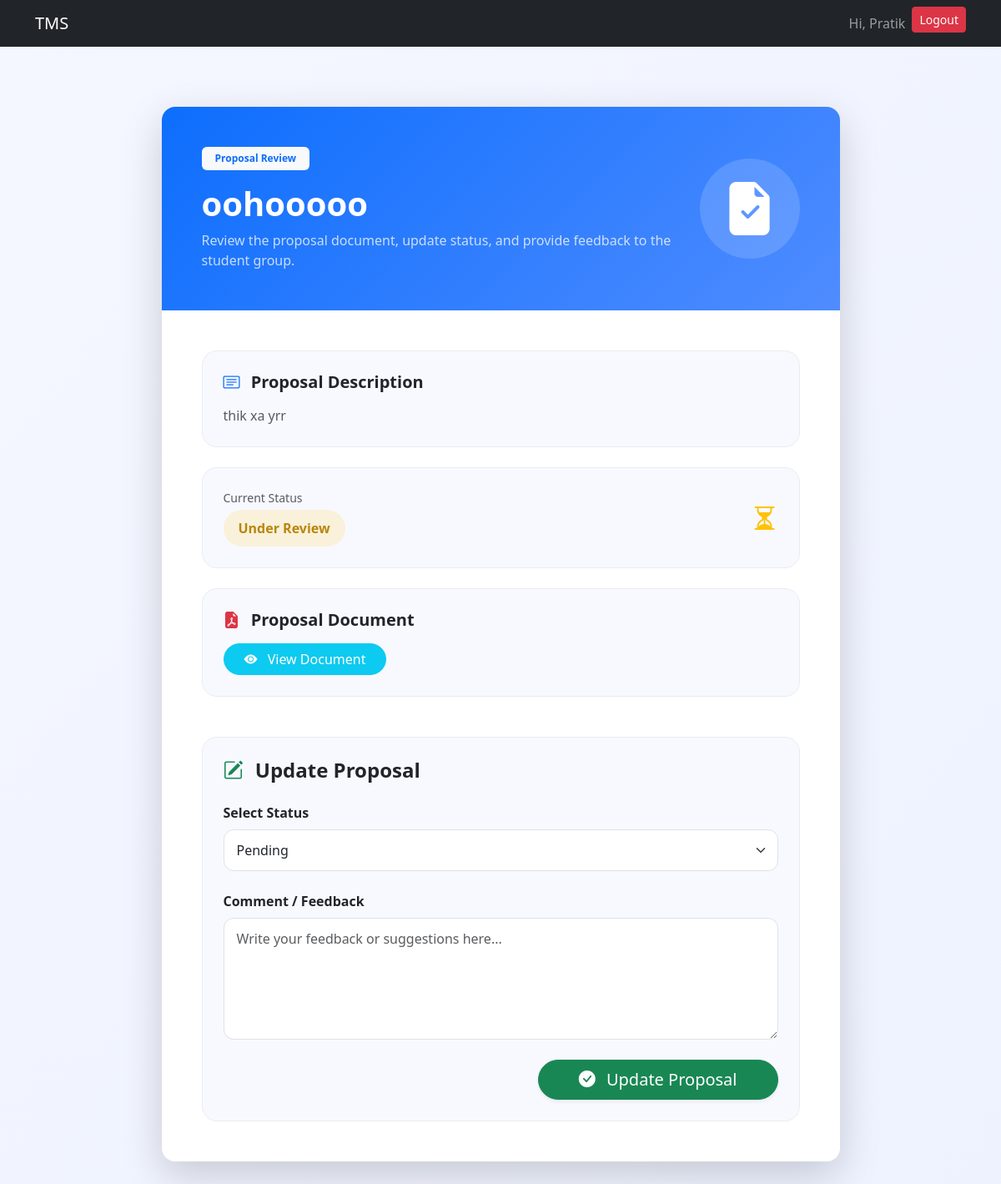
Page /thesis/lecturer/review/7/ (signed in) on the committed database.
### users/models.py (models this page shows, shortened)
class User(AbstractUser):
    username = models.CharField(max_length=100, unique=True)
    email = models.EmailField(unique=True)
    role = models.CharField(max_length=10, choices=ROLE_CHOICES)
    USERNAME_FIELD = "email"
    REQUIRED_FIELDS = ["username"]

### thesis/models.py (models this page shows, shortened)
class Proposal(models.Model):
    group = models.ForeignKey('ThesisGroup', on_delete=models.CASCADE, related_name='proposals')
    title = models.CharField(max_length=255)
    description = models.TextField()
    document = models.FileField(upload_to='proposal_documents/')
    submitted_at = models.DateTimeField(auto_now_add=True)
    status = models.ForeignKey(ThesisStatus,on_delete=models.CASCADE)
    lecturer_comment = models.TextField(null=True,blank=True)
    supervisor_comment = models.TextField(null=True,blank=True)
    reviewed_by_lecturer = models.ForeignKey(Lecturer,on_delete=models.SET_NULL,null=True,blank=True,related_name="lecturer_reviews")
    reviewed_at = models.DateTimeField(null=True,blank=True)
    version = models.IntegerField(default=1)
    submitted_at = models.DateTimeField(auto_now_add=True)

class ThesisStatus(models.Model):
    name = models.CharField(max_length=50, unique=True)

### users/decorators.py (the view)
    def wrapper(request, *args, **kwargs):
        if request.user.role != 'lecturer':
            return redirect('login')
        return view_func(request, *args, **kwargs)

### thesis/views.py (called while the page is built, shortened)
@login_required
@lecturer_required
def review_proposal(request, proposal_id):
    lecturer = Lecturer.objects.get(
        user=request.user
    )
    proposal = get_object_or_404(
        Proposal,
        id=proposal_id,
        group__supervisor__user=request.user
    )
    statuses = ThesisStatus.objects.all()
    context = {
        'proposal': proposal,
        'statuses': statuses
    }
    return render(
        request,
        'thesis/review_proposal.html',
        context
    )

### thesis/templates/thesis/review_proposal.html (shortened to what this page needs)
{% extends "base.html" %}
{% block start %}
<div class="container py-5">
    <div class="row justify-content-center">
        <div class="col-lg-9">
            <div class="card proposal-card border-0 shadow-lg rounded-4 overflow-hidden">
                <div class="proposal-header text-white p-5">
                    <div class="d-flex flex-column flex-md-row justify-content-between align-items-center">
                        <div>
                            <span class="badge bg-light text-primary px-3 py-2 mb-3">
                                Proposal Review
                            </span>
                            <h1 class="fw-bold mb-2">
                                {{ proposal.title }}
                            </h1>
                            <p class="opacity-75 mb-0">
                                Review the proposal document, update status,
                                and provide feedback to the student group.
                            </p>
                        </div>
                        <div class="mt-4 mt-md-0">
                            <div class="header-icon">
                                <i class="bi bi-file-earmark-check-fill"></i>
                            </div>
                        </div>
                    </div>
                </div>
                <div class="card-body p-4 p-md-5">
                    <div class="content-box mb-4">
                        <h5 class="fw-bold mb-3">
                            <i class="bi bi-card-text text-primary me-2"></i>
                            Proposal Description
                        </h5>
                        <p class="text-muted mb-0">
                            {{ proposal.description }}
                        </p>
                    </div>
                    <div class="status-box mb-4">
                        <div class="d-flex align-items-center justify-content-between flex-wrap">
                            <div>
                                <small class="text-muted d-block mb-1">
                                    Current Status
                                </small>
                                <span class="status-badge">
                                    {{ proposal.status.name }}
                                </span>
                            </div>
                            <div class="mt-3 mt-md-0">
                                <i class="bi bi-hourglass-split status-icon"></i>
                            </div>
                        </div>
                    </div>
                    <div class="content-box mb-5">
                        <h5 class="fw-bold mb-3">
                            <i class="bi bi-file-earmark-pdf-fill text-danger me-2"></i>
                            Proposal Document
                        </h5>
                        {% if proposal.document %}
                        <a href="{{ proposal.document.url }}"
                           target="_blank"
                           class="btn btn-info text-white rounded-pill px-4">
                            <i class="bi bi-eye-fill me-2"></i>
                            View Document
                        </a>
                        {% else %}
                        <div class="alert alert-warning border-0 rounded-3 mb-0">
                            <i class="bi bi-exclamation-triangle-fill me-2"></i>
                            No document uploaded.
                        </div>
                        {% endif %}
                    </div>
                    <div class="review-section">
                        <h4 class="fw-bold mb-4">
                            <i class="bi bi-pencil-square text-success me-2"></i>
                            Update Proposal
                        </h4>
                        <form method="POST">
                            <div class="mb-4">
                                <label class="form-label fw-semibold">
                                    Select Status
                                </label>
                                <select name="status"
                                        class="form-select custom-input">
                                    {% for status in statuses %}
                                    <option value="{{ status.id }}">
                                        {{ status.name }}
                                    </option>
                                    {% endfor %}
                                </select>
                            </div>
                            <div class="mb-4">
                                <label class="form-label fw-semibold">
                                    Comment / Feedback
                                </label>
                                <textarea name="comment"
                                          class="form-control custom-input"
                                          rows="5"
                                          placeholder="Write your feedback or suggestions here..."></textarea>
                            </div>
                            <div class="text-end">
                                <button class="btn btn-success btn-lg rounded-pill px-5 shadow-sm">
                                    <i class="bi bi-check-circle-fill me-2"></i>
                                    Update Proposal
                                </button>
                            </div>
                        </form>
                    </div>
                </div>
            </div>
        </div>
    </div>
</div>
<link rel="stylesheet"
href="https://cdn.jsdelivr.net/npm/bootstrap-icons@1.11.3/font/bootstrap-icons.min.css">
{% endblock %}

### users/templates/base.html (shortened to what this page needs)
<!DOCTYPE html>
<html lang="en">
<head>
    <link href="https://cdn.jsdelivr.net/npm/bootstrap@5.3.8/dist/css/bootstrap.min.css" rel="stylesheet">
</head>
<body>
    <nav class="navbar navbar-expand-lg navbar-dark bg-dark">
        <div class="container">
            <a class="navbar-brand" href="/">TMS</a>
            <div class="collapse navbar-collapse" id="navbarNav">
                <ul class="navbar-nav ms-auto">
                    {% if request.user.is_authenticated %}
                    <li class="nav-item">
                        <span class="nav-link">Hi, {{ request.user.first_name }}</span>
                    </li>
                    <li class="nav-item">
                        <a href="/logout/" class="btn btn-danger btn-sm">Logout</a>
                    </li>
                    {% endif %}
                </ul>
            </div>
        </div>
    </nav>
    <div class="container mt-4">
        {% block start %}
        {% endblock %}
    </div>
</body>
</html>

### thesis/templates/thesis/review_proposal.html (style rules this page uses)
body { background: linear-gradient(to bottom right, #f4f7ff, #eef2ff); }
.rounded-4 { border-radius: 1.3rem; }
.proposal-card { background: white; }
.proposal-header { background: linear-gradient(135deg, #0d6efd, #4f8cff); }
.header-icon { width: 120px; height: 120px; border-radius: 50%; background: rgba(255,255,255,0.15); display: flex; align-items: center; justify-content: center; font-size: 4rem; }
.content-box, .status-box, .review-section { background: #f8f9ff; border: 1px solid #e9ecef; border-radius: 18px; padding: 25px; }
.status-badge { background: rgba(255,193,7,0.15); color: #b8860b; padding: 10px 18px; border-radius: 50px; font-weight: 600; display: inline-block; }
.status-icon { font-size: 2rem; color: #ffc107; }
.custom-input { border-radius: 12px; padding: 12px 15px; border: 1px solid #dee2e6; transition: 0.3s ease; }
textarea.custom-input { resize: vertical; }

### rows in the picture
User: user.first_name "Pratik"
Proposal: title "oohooooo", description "thik xa yrr", status.name "Under Review"

### other values in the picture
form field status "Pending"
